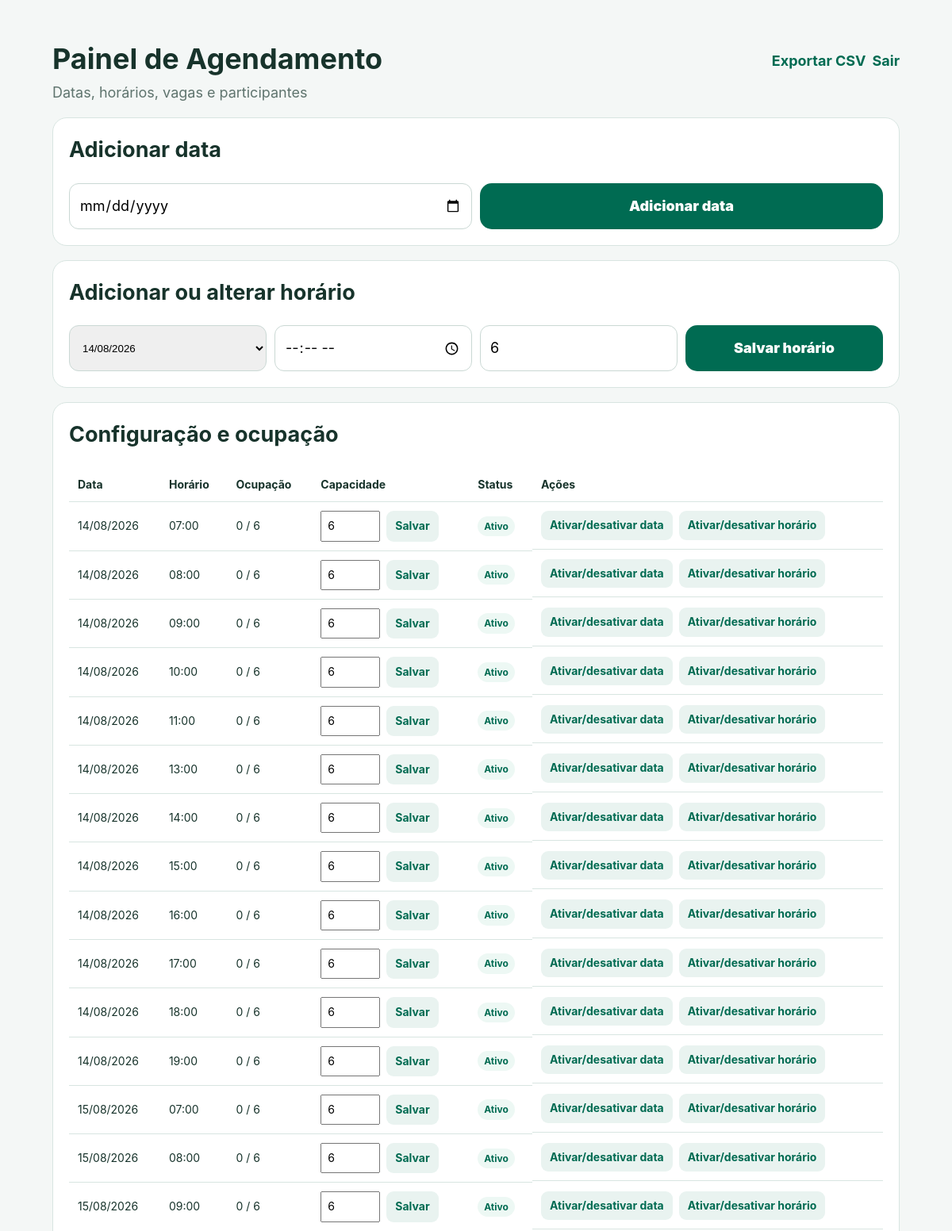
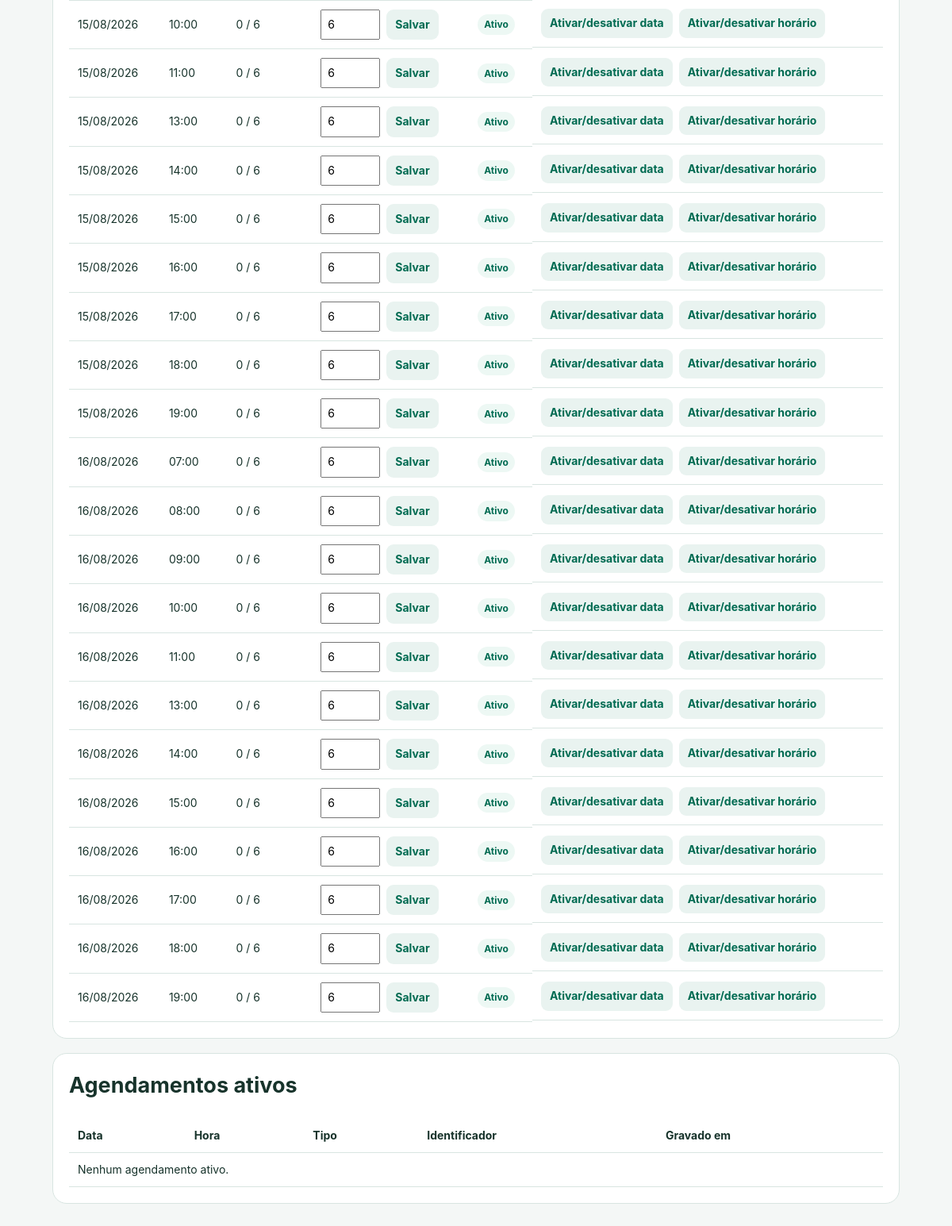
Page /admin/ (signed in) on the committed database (2 pictures, top to bottom).
### tables this page shows
CREATE TABLE scheduling_slots (
    id BIGINT UNSIGNED AUTO_INCREMENT PRIMARY KEY,
    scheduling_day_id BIGINT UNSIGNED NOT NULL,
    service_time TIME NOT NULL,
    capacity SMALLINT UNSIGNED NOT NULL DEFAULT 6,
    active TINYINT(1) NOT NULL DEFAULT 1,
    created_at TIMESTAMP NOT NULL DEFAULT CURRENT_TIMESTAMP,
    updated_at TIMESTAMP NOT NULL DEFAULT CURRENT_TIMESTAMP ON UPDATE CURRENT_TIMESTAMP,
    UNIQUE KEY uq_day_time (scheduling_day_id, service_time),
    CONSTRAINT fk_slots_day FOREIGN KEY (scheduling_day_id) REFERENCES scheduling_days(id) ON DELETE CASCADE
);

CREATE TABLE scheduling_days (
    id BIGINT UNSIGNED AUTO_INCREMENT PRIMARY KEY,
    service_date DATE NOT NULL UNIQUE,
    active TINYINT(1) NOT NULL DEFAULT 1,
    created_at TIMESTAMP NOT NULL DEFAULT CURRENT_TIMESTAMP,
    updated_at TIMESTAMP NOT NULL DEFAULT CURRENT_TIMESTAMP ON UPDATE CURRENT_TIMESTAMP
);

### app/bootstrap.php (called while the page is built, shortened)
<?php
function e(?string $value): string
{
    return htmlspecialchars($value ?? '', ENT_QUOTES, 'UTF-8');
}
function formatDateBr(string $date): string
{
    $dt = DateTimeImmutable::createFromFormat('Y-m-d', $date);
    return $dt ? $dt->format('d/m/Y') : $date;
}

### public/admin/index.php (the view, shortened to what this page needs)
<?php
require dirname(__DIR__,2) . '/app/bootstrap.php';
$pdo=db();
$days=$pdo->query('SELECT * FROM scheduling_days ORDER BY service_date')->fetchAll();
$rows=$pdo->query("SELECT d.id day_id,d.service_date,d.active day_active,s.id slot_id,s.service_time,s.capacity,s.active slot_active,COUNT(a.id) used
FROM scheduling_days d LEFT JOIN scheduling_slots s ON s.scheduling_day_id=d.id LEFT JOIN appointments a ON a.slot_id=s.id AND a.status='active'
GROUP BY d.id,d.service_date,d.active,s.id,s.service_time,s.capacity,s.active ORDER BY d.service_date,s.service_time")->fetchAll();
$appointments=$pdo->query("SELECT a.subject_type,a.subject_value,d.service_date,s.service_time,a.booked_at FROM appointments a JOIN scheduling_slots s ON s.id=a.slot_id JOIN scheduling_days d ON d.id=s.scheduling_day_id WHERE a.status='active' ORDER BY d.service_date,s.service_time,a.booked_at")->fetchAll();
?>
<!doctype html><html lang="pt-BR"><head><meta charset="utf-8"><meta name="viewport" content="width=device-width,initial-scale=1"><title>Painel · Agendamento</title><link rel="stylesheet" href="/assets/app.css"></head><body>
<div class="admin-wrap"><div class="admin-nav"><div><h1 style="margin-bottom:4px">Painel de Agendamento</h1><span class="muted">Datas, horários, vagas e participantes</span></div><div class="actions"><a href="/admin/export.php">Exportar CSV</a><a href="/admin/logout.php">Sair</a></div></div>
<section class="panel"><h2>Adicionar data</h2><form class="form-grid" method="post"><input type="date" name="service_date" required><button class="primary" type="submit">Adicionar data</button></form></section>
<section class="panel"><h2>Adicionar ou alterar horário</h2><form class="form-grid" method="post"><input type="hidden" name="_token" value="<?=e(csrfToken())?>"><input type="hidden" name="action" value="add_slot"><select name="day_id" required><?php foreach($days as $d):?><option value="<?=(int)$d['id']?>"><?=e(formatDateBr($d['service_date']))?></option><?php endforeach;?></select><input type="time" name="service_time" required><input type="number" name="capacity" min="1" max="999" value="6" required><button class="primary" type="submit">Salvar horário</button></form></section>
<section class="panel"><h2>Configuração e ocupação</h2><div class="table-wrap"><table class="admin-table"><thead><tr><th>Data</th><th>Horário</th><th>Ocupação</th><th>Capacidade</th><th>Status</th><th>Ações</th></tr></thead><tbody>
<?php foreach($rows as $r):?><tr><td><?=e(formatDateBr($r['service_date']))?></td><td><?=isset($r['service_time'])?e(substr($r['service_time'],0,5)):'—'?></td><td><?=isset($r['slot_id'])?(int)$r['used'].' / '.(int)$r['capacity']:'—'?></td><td><?php if(isset($r['slot_id'])):?><form class="actions" method="post"><input style="width:75px;padding:7px" type="number" min="1" max="999" name="capacity" value="<?=(int)$r['capacity']?>"><button class="small-btn">Salvar</button></form><?php endif;?></td><td><span class="badge"><?=($r['day_active']&&($r['slot_active']??false))?'Ativo':'Inativo'?></span></td><td class="actions"><form method="post"><button class="small-btn">Ativar/desativar data</button></form><?php if(isset($r['slot_id'])):?><form method="post"><button class="small-btn">Ativar/desativar horário</button></form><?php endif;?></td></tr><?php endforeach;?></tbody></table></div></section>
<section class="panel"><h2>Agendamentos ativos</h2><div class="table-wrap"><table class="admin-table"><thead><tr><th>Data</th><th>Hora</th><th>Tipo</th><th>Identificador</th><th>Gravado em</th></tr></thead><tbody><?php if(!$appointments):?><tr><td colspan="5">Nenhum agendamento ativo.</td></tr><?php endif;?></tbody></table></div></section></div></body></html>

### public/assets/app.css (style rules this page uses)
:root { --green:#006b52; --green2:#008566; --lime:#b6d532; --bg:#f4f7f6; --ink:#17332b; --muted:#5f746e; --line:#d8e5e1; --danger:#a83232; --white:#fff; }
* { box-sizing:border-box }
html { font-size:18px }
body { margin:0;font-family:Inter,system-ui,-apple-system,"Segoe UI",Arial,sans-serif;background:var(--bg);color:var(--ink);line-height:1.45 }
button,input { font:inherit }
button { touch-action:manipulation }
.current small,.muted { color:var(--muted) }
.primary,.secondary { width:100%;border:0;border-radius:15px;min-height:58px;padding:15px;font-size:1rem;font-weight:900;cursor:pointer }
.primary { background:var(--green);color:#fff }
.admin-wrap { max-width:1100px;margin:auto;padding:24px 16px 60px }
.admin-nav { display:flex;justify-content:space-between;gap:12px;align-items:center;flex-wrap:wrap }
.admin-nav a { color:var(--green);font-weight:700;text-decoration:none }
.panel { background:#fff;border:1px solid var(--line);border-radius:18px;padding:20px;margin-top:18px }
.panel h2 { margin-top:0 }
.form-grid { display:grid;grid-template-columns:repeat(auto-fit,minmax(150px,1fr));gap:10px }
.form-grid input,.form-grid select,.login-card input { width:100%;padding:12px;border:1px solid #cad8d4;border-radius:12px }
.table-wrap { overflow:auto }
.admin-table { width:100%;border-collapse:collapse;min-width:650px }
.admin-table th,.admin-table td { text-align:left;padding:11px;border-bottom:1px solid var(--line);font-size:14px }
.badge { display:inline-block;padding:4px 8px;border-radius:20px;background:#edf8f4;color:var(--green);font-size:12px;font-weight:700 }
.actions { display:flex;gap:8px;flex-wrap:wrap }
.small-btn { border:0;border-radius:9px;padding:8px 11px;background:#e9f3f0;color:var(--green);font-weight:700;cursor:pointer }

### rows in the picture
scheduling_slots: scheduling_day.service_date "14/08/2026", service_time "07:00", used "0", capacity "6", active "Ativo"
scheduling_slots: scheduling_day.service_date "14/08/2026", service_time "08:00", used "0", capacity "6", active "Ativo"
scheduling_slots: scheduling_day.service_date "14/08/2026", service_time "09:00", used "0", capacity "6", active "Ativo"
scheduling_slots: scheduling_day.service_date "14/08/2026", service_time "10:00", used "0", capacity "6", active "Ativo"
scheduling_slots: scheduling_day.service_date "14/08/2026", service_time "11:00", used "0", capacity "6", active "Ativo"
scheduling_slots: scheduling_day.service_date "14/08/2026", service_time "13:00", used "0", capacity "6", active "Ativo"
scheduling_slots: scheduling_day.service_date "14/08/2026", service_time "14:00", used "0", capacity "6", active "Ativo"
scheduling_slots: scheduling_day.service_date "14/08/2026", service_time "15:00", used "0", capacity "6", active "Ativo"
scheduling_slots: scheduling_day.service_date "14/08/2026", service_time "16:00", used "0", capacity "6", active "Ativo"
scheduling_slots: scheduling_day.service_date "14/08/2026", service_time "17:00", used "0", capacity "6", active "Ativo"
scheduling_slots: scheduling_day.service_date "14/08/2026", service_time "18:00", used "0", capacity "6", active "Ativo"
scheduling_slots: scheduling_day.service_date "14/08/2026", service_time "19:00", used "0", capacity "6", active "Ativo"
scheduling_slots: scheduling_day.service_date "15/08/2026", service_time "07:00", used "0", capacity "6", active "Ativo"
scheduling_slots: scheduling_day.service_date "15/08/2026", service_time "08:00", used "0", capacity "6", active "Ativo"
scheduling_slots: scheduling_day.service_date "15/08/2026", service_time "09:00", used "0", capacity "6", active "Ativo"
scheduling_slots: scheduling_day.service_date "15/08/2026", service_time "10:00", used "0", capacity "6", active "Ativo"
scheduling_slots: scheduling_day.service_date "15/08/2026", service_time "11:00", used "0", capacity "6", active "Ativo"
scheduling_slots: scheduling_day.service_date "15/08/2026", service_time "13:00", used "0", capacity "6", active "Ativo"
scheduling_slots: scheduling_day.service_date "15/08/2026", service_time "14:00", used "0", capacity "6", active "Ativo"
scheduling_slots: scheduling_day.service_date "15/08/2026", service_time "15:00", used "0", capacity "6", active "Ativo"
scheduling_slots: scheduling_day.service_date "15/08/2026", service_time "16:00", used "0", capacity "6", active "Ativo"
scheduling_slots: scheduling_day.service_date "15/08/2026", service_time "17:00", used "0", capacity "6", active "Ativo"
scheduling_slots: scheduling_day.service_date "15/08/2026", service_time "18:00", used "0", capacity "6", active "Ativo"
scheduling_slots: scheduling_day.service_date "15/08/2026", service_time "19:00", used "0", capacity "6", active "Ativo"
scheduling_slots: scheduling_day.service_date "16/08/2026", service_time "07:00", used "0", capacity "6", active "Ativo"
scheduling_slots: scheduling_day.service_date "16/08/2026", service_time "08:00", used "0", capacity "6", active "Ativo"
scheduling_slots: scheduling_day.service_date "16/08/2026", service_time "09:00", used "0", capacity "6", active "Ativo"
scheduling_slots: scheduling_day.service_date "16/08/2026", service_time "10:00", used "0", capacity "6", active "Ativo"
scheduling_slots: scheduling_day.service_date "16/08/2026", service_time "11:00", used "0", capacity "6", active "Ativo"
scheduling_slots: scheduling_day.service_date "16/08/2026", service_time "13:00", used "0", capacity "6", active "Ativo"
scheduling_slots: scheduling_day.service_date "16/08/2026", service_time "14:00", used "0", capacity "6", active "Ativo"
scheduling_slots: scheduling_day.service_date "16/08/2026", service_time "15:00", used "0", capacity "6", active "Ativo"
scheduling_slots: scheduling_day.service_date "16/08/2026", service_time "16:00", used "0", capacity "6", active "Ativo"
scheduling_slots: scheduling_day.service_date "16/08/2026", service_time "17:00", used "0", capacity "6", active "Ativo"
scheduling_slots: scheduling_day.service_date "16/08/2026", service_time "18:00", used "0", capacity "6", active "Ativo"
scheduling_slots: scheduling_day.service_date "16/08/2026", service_time "19:00", used "0", capacity "6", active "Ativo"

### other values in the picture
form field day_id "14/08/2026"
